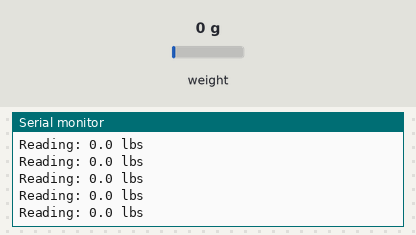
A sketch run on a simulated ESP32. On the bench: the last lines printed to the serial monitor. Inputs (shaded band) come from the test bench; at power-on: weight on the scale 0 g.

Above: at 2.2 s.
2.3 s: weight on the scale set to 100 g
At 2.31 s:
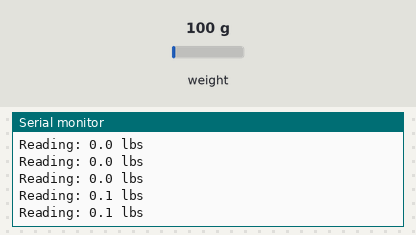
5.3 s: weight on the scale set to 1250 g
At 12.73 s:
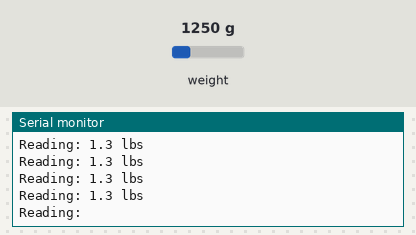
Timing chart, 0 to 12.8 s (numbered marks = the images above; inputs shaded):
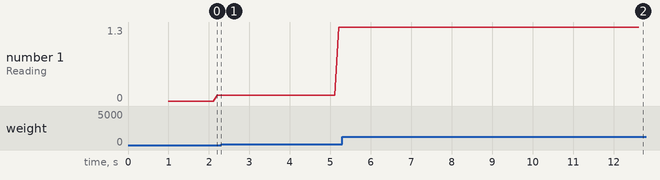

The sketch:

AiMyaongLoadCellTest.ino
```cpp
#include "HX711.h" //HX711로드셀 엠프 관련함수 호출
#define calibration_factor -7050.0 // 로드셀 스케일 값 선언
#define DOUT  33 //엠프 데이터 아웃 핀 넘버 선언
#define CLK  32  //엠프 클락 핀 넘버
HX711 scale(DOUT, CLK); //엠프 핀 선언
void setup() {
  Serial.begin(9600);  // 시리얼 통신 개방
  Serial.println("HX711 scale TEST");
  scale.set_scale(calibration_factor);  //스케일 지정
  scale.tare();  //스케일 설정
  Serial.println("Readings:");
}
void loop() {
  Serial.print("Reading: ");
  Serial.print(scale.get_units(), 1);  //무제 출력
  Serial.print(" lbs"); //단위
  Serial.println();
}
```

Measured:
- after the input at 2.3 s, the serial monitor: prints a new line at once (image 1)
- after the input at 5.3 s, the serial monitor: prints a new line at once (image 2)
- plotted number 1: 0.1 → 1.3 after the input at 2.3 s
